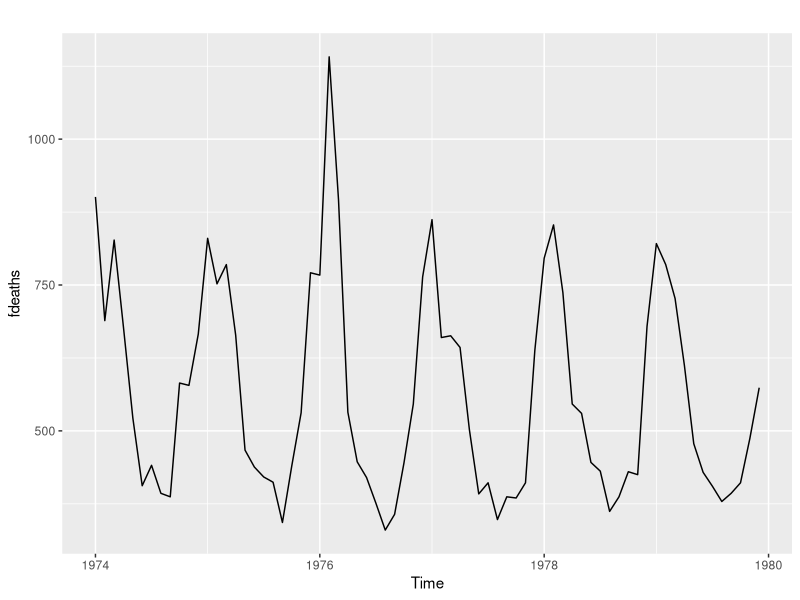
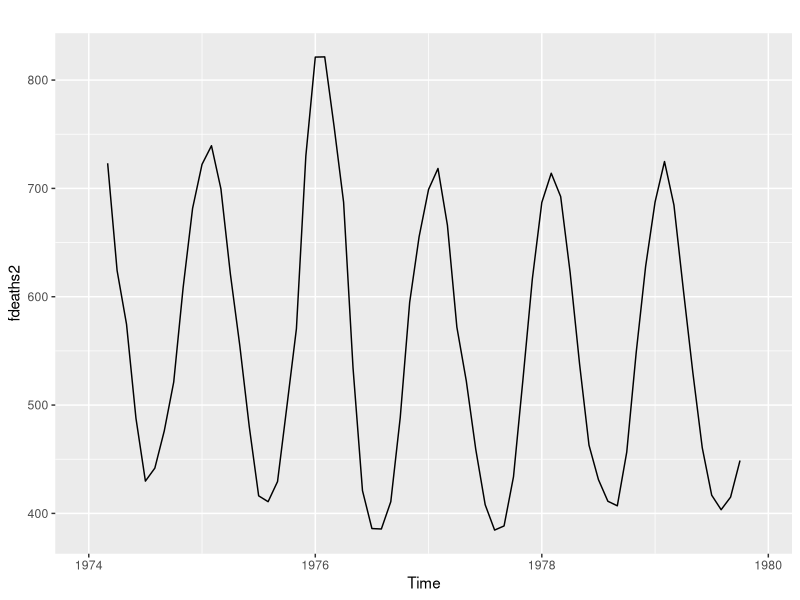
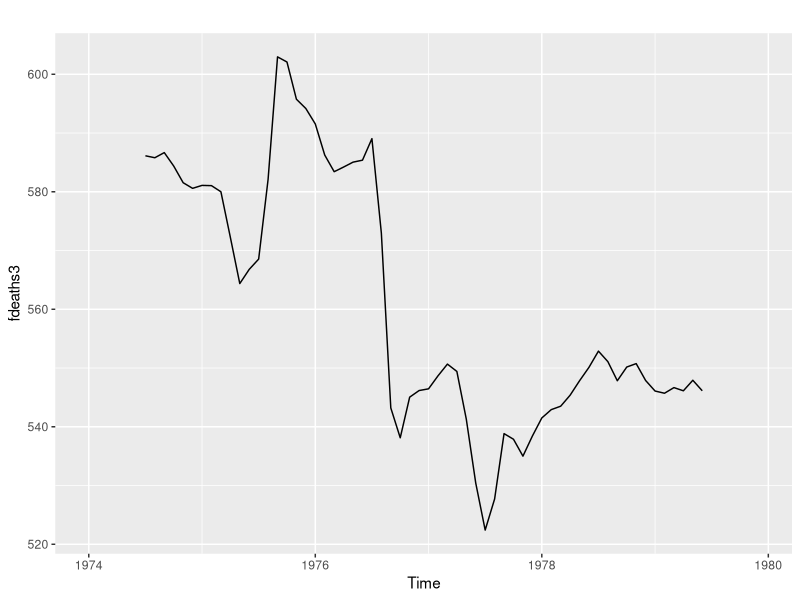
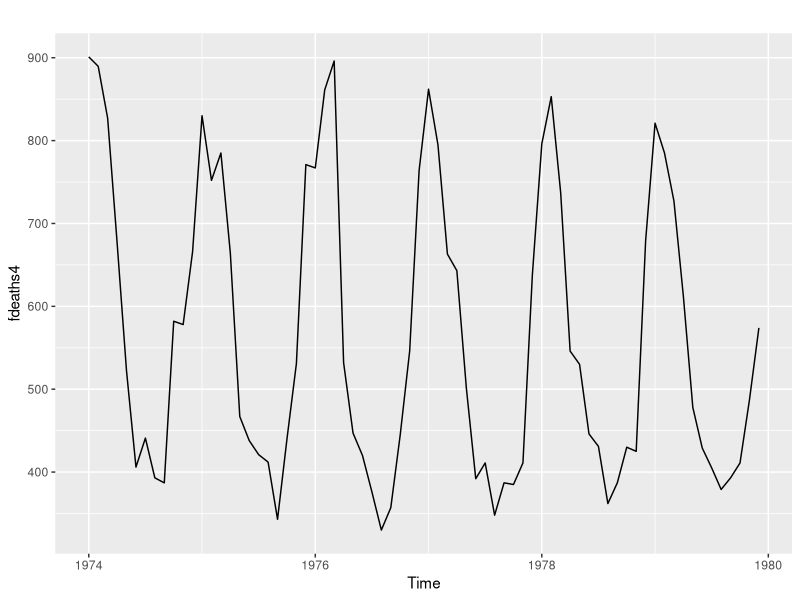
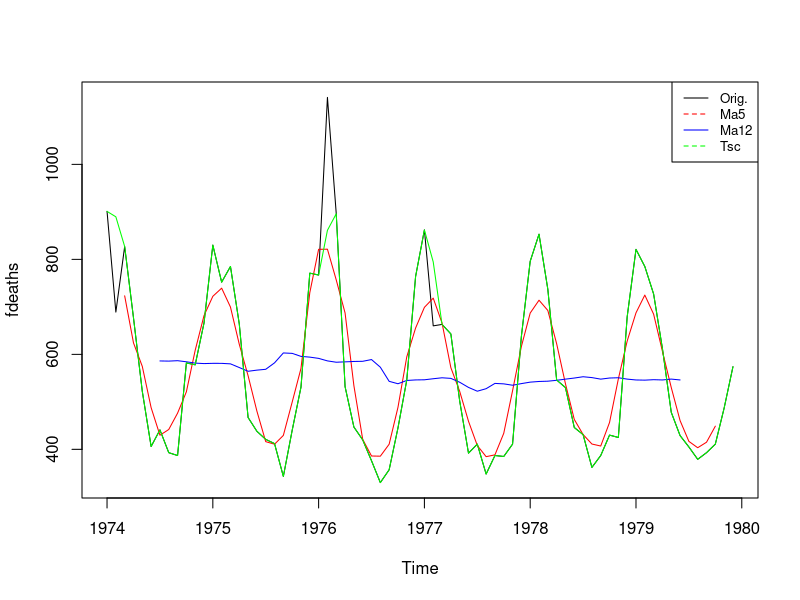

Generate these figures, in order, with R:
library(forecast)
library(ggplot2)

autoplot(fdeaths)

fdeaths2 = ma(fdeaths, order = 5 )
autoplot(fdeaths2)

fdeaths3 = ma(fdeaths,order=12)
autoplot(fdeaths3)

fdeaths4 = tsclean(fdeaths)
autoplot(fdeaths4)

plot(fdeaths)
lines(fdeaths2, col="red")
lines(fdeaths3, col="blue")
lines(fdeaths4, col="green")


legend("topright",legend=c("Orig.","Ma5","Ma12","Tsc"), col = c("black","red","blue","green"), lty=1:2, cex=0.8,)









